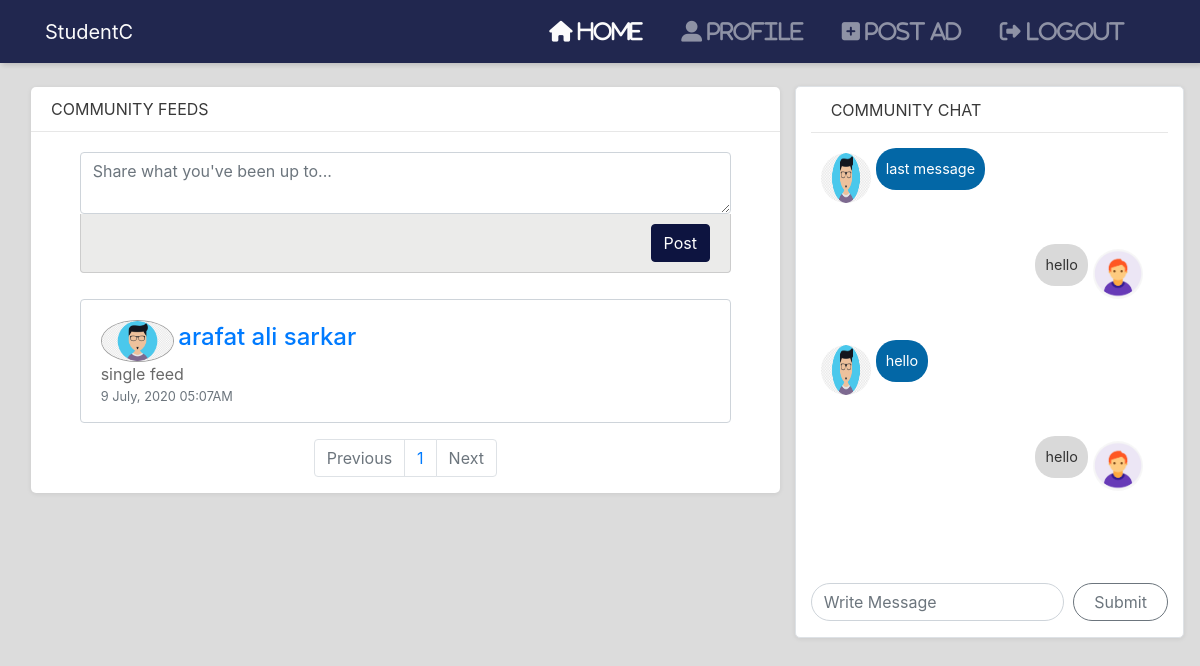
Screenshot of /index.php (signed in) with the database file from the repository.
### tables this page shows
CREATE TABLE `feeds` (
  `feed_id` int(11) NOT NULL,
  `feed_user_id` int(11) NOT NULL,
  `feed_content` text NOT NULL,
  `feed_created_time` timestamp NOT NULL DEFAULT current_timestamp(),
  `feed_updated_time` timestamp NULL DEFAULT NULL
);

CREATE TABLE `users` (
  `user_id` int(11) NOT NULL,
  `user_name` varchar(255) NOT NULL,
  `user_uni_id` int(11) NOT NULL,
  `user_email` varchar(100) NOT NULL,
  `user_password` text NOT NULL,
  `user_image` text NOT NULL,
  `user_about_me` text NOT NULL,
  `user_created_time` timestamp NOT NULL DEFAULT current_timestamp(),
  `user_updated_time` timestamp NULL DEFAULT NULL
);

CREATE TABLE `messages` (
  `message_id` int(11) NOT NULL,
  `message_user_id` int(11) NOT NULL,
  `message_details` text NOT NULL,
  `message_created_time` timestamp NOT NULL DEFAULT current_timestamp()
);

### index.php (the view, shortened to what this page needs)
<?php include './includes/header.php' ?>
</head>
<body>
    <?php include './includes/navbar.php' ?>
    <section id="head" class="p-3">
        <div class="container-fluid">
            <div class="row">
            <div class="col-md-8" style= "padding-top :8px;">
                    <div class="card-box">
                        <div class="card-box-heading">
                            COMMUNITY FEEDS
                        </div>
                        <form action="addFeed.php" class="card-box-post" method="POST">
                            <textarea name="user_feed" placeholder="Share what you've been up to..." class="form-control"></textarea>
                            <div class="actions">
                                <button type="submit" class="btn post-button" name="addFeed">
                                    Post
                                </button>
                            </div>
                        </form>
                        <?php
                            require_once './config/database.php';
                            $session_uni_id = $_SESSION['user_uni_id'];
                            if(isset($_GET['page'])) {
                                $page = $_GET['page'];
                            } else {
                                $page = 1;
                            }
                            $no_of_records_per_page = 10;
                            $offset = ($page-1) * $no_of_records_per_page;
                            $total_pages_sql = "SELECT count(*) FROM feeds";
                            $results = $mysqli->query($total_pages_sql);
                            $rows = $results->fetch_array();
                            $total_rows = $rows[0];
                            $total_pages = ceil($total_rows / $no_of_records_per_page);
                            $query = "SELECT * FROM feeds join users where feeds.feed_user_id = users.user_id AND users.user_uni_id = $session_uni_id LIMIT $offset, $no_of_records_per_page";
                            $result = $mysqli->query($query);
                            if($result->num_rows > 0) {
                                while($row = $result->fetch_array()) {
                                    $feed_content = $row['feed_content'];
                                    $feed_created_time = $row['feed_created_time'];
                                    $feed_created_time= date('j F, Y h:mA', strtotime($feed_created_time));
                                    $feed_user_id = $row['user_id'];
                                    $user_name = $row['user_name'];
                                    $user_image = $row ['user_image'];
                            ?>
                                <div class="card mb-3 post">
                                    <div class="card-body">
                                        <img src="img/<?php echo $user_image ?>" class="post-user-img" alt="">
                                        <h4 class="card-title post-user"><a href="profile.php?user=<?php echo $feed_user_id; ?>"><?php echo $user_name ?></a></h4>
                                        <p class="card-text"><?php echo $feed_content ?></p>
                                        <p class="text-muted small post-date"><?php echo $feed_created_time ?></p>
                                    </div>
                                </div>
                            <?php
                                }
                            }
                        ?>
                        <ul class="pagination justify-content-center mt-3 pb-3">
                            <li class="page-item <?php echo $page <=1 ? 'disabled' : '' ?>"><a class="page-link" href="index.php?page=<?php echo ($page-1) ?>">Previous</a></li>
                            <li class="page-item"><a class="page-link" href="index.php?page=<?php echo $page ?>"><?php echo $page; ?></a></li>
                            <li class="page-item <?php echo $page >= $total_pages ? 'disabled' : '' ?>"><a class="page-link" href="index.php?page=<?php echo ($page+1) ?>">Next</a></li>
                          </ul>
                    </div>
                </div>
                <div class="col-md-4 border chatbox">
                    <div class="chatbox-heading">
                        COMMUNITY CHAT
                    </div>
                    <div class="messages">
                        <ul>
                        <?php
                            $query = "SELECT message_id, message_user_id, message_details, message_created_time,
                            user_id, user_name, user_uni_id, user_image from messages join users
                            where messages.message_user_id = users.user_id and users.user_uni_id = $session_uni_id ORDER BY message_id DESC;";
                            $result = $mysqli->query($query);
                            if($result->num_rows > 0) {
                                while($row = $result->fetch_array()) {
                                    $message_user_id = $row['message_user_id'];
                                    $message = $row['message_details'];
                                    $user_image = $row['user_image'];
                        ?>
                            <li class="<?php echo $message_user_id == $_SESSION['user_id'] ? 'replies' : 'sent' ?>">
                                <img src="img/<?php echo $user_image ?>" alt="" />
                                <p><?php echo $message ?></p>
                            </li>
                        <?php
                                }
                            }
                        ?>
                        </ul>
                    </div>
                    <form action="message.php" method="POST">
                        <div class="input-group mb-3 message-input">
                            <input type="text" name="message" class="form-control" style="border-radius: 50px;
                            margin-right: 10px;" placeholder="Write Message" aria-label="Recipient's username" aria-describedby="basic-addon2">
                            <div class="input-group-append">
                            <input name="message_sent" class="btn btn-outline-secondary" style="border-radius: 50px;
                            padding: 0 20px;" type="submit">
                            </div>
                        </div>
                    </form>
                </div>
            </div>
        </div>
    </section>
<?php include './includes/footer.php' ?>

### css/style.css (style rules this page uses)
body { background-color :#dcdcdc; }
.card-box { margin-bottom: 30px; color: #696969; background-color: #fff; border-radius: 5px; box-shadow: 0 1px 5px rgba(0, 0, 0, 0.08); }
.card-box-heading { color: #393939; padding: 10px 20px; border-width: 0; border-radius: 0; border-bottom: 1px solid #cacaca75; padding-bottom: 10px; }
.card-box-post { margin: 0 auto; width: 87%; padding-bottom: 26px; padding-top: 20px; }
.card-box-post .actions { display: -ms-flexbox; display: -webkit-box; display: flex; padding: 10px 20px; background-color: #ebebea; border-style: solid; border-width: 0 1px 1px; border-color: #ccc; border-bottom-left-radius: 4px; border-bottom-right-radius: 4px; justify-content: end; }
.post { width: 87%; border: 1px solid #f4f4f4; margin: 0 auto; border: 1px solid #ced4da; }
.post-user-img { display: inline-block; max-width: 12%; height: auto; border-radius: 50%; border: 1px solid #919191d6; }
.post-user { display: inline; color: #000; }
.post-button { background-color: #0D1440; border: 1px solid #0D1440; color: #fff; float: right; }
.post-date { position: absolute; bottom: 0px; }
.chatbox { height: auto; background-color: #fff; border-radius: 5px; box-shadow: 0 1px 5px rgba(0, 0, 0, 0.08); padding-top: 1px; margin-top: 7px; }
.chatbox-heading { color: #393939; padding: 10px 20px; border-width: 0; border-radius: 0; border-bottom: 1px solid #cacaca75; padding-bottom: 10px; }
.messages { overflow-y: scroll; height: 450px; }
.messages ul { margin: 0; padding: 0; }
.messages ul li { list-style: none; display: inline-block; clear: both; margin: 15px 5px; width: calc(100% - 25px); font-size: 0.9em; }
.messages ul li img { width: 50px; height: 50px; border-radius: 50%; margin: 5px; }
.messages ul li p { display: table; padding: 10px; border-radius: 20px; max-width: 300px; }
.sent img { float: left; }
.replies img { float: right; }
.sent p { background-color: #0367A6; color: #fff; float: left; }
.replies p { background-color: #D9D9D9; color: #333; float: right; }

### rows the page displays
feeds: users.user_image (picture), users.user_name "arafat ali sarkar", feed_content "single feed", feed_created_time "9 July, 2020 05:07AM"
messages: users.user_image (picture), message_details "last message"
messages: users.user_image (picture), message_details "hello"
messages: users.user_image (picture), message_details "hello"
messages: users.user_image (picture), message_details "hello"

### other values shown
$page "1"
